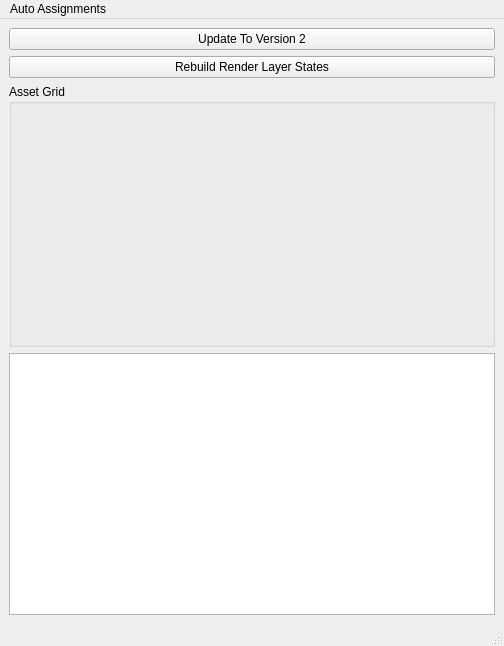
<?xml version="1.0" encoding="UTF-8"?>
<ui version="4.0">
 <class>Vray_Scene_States_Viewer</class>
 <widget class="Vray_Scene_States_Viewer_MainWindow" name="Vray_Scene_States_Viewer">
  <property name="geometry">
   <rect>
    <x>0</x>
    <y>0</y>
    <width>504</width>
    <height>646</height>
   </rect>
  </property>
  <property name="windowTitle">
   <string>MainWindow</string>
  </property>
  <widget class="QWidget" name="centralwidget">
   <layout class="QVBoxLayout" name="verticalLayout_3">
    <item>
     <widget class="QPushButton" name="Update_Button">
      <property name="text">
       <string>Update To Version 2</string>
      </property>
     </widget>
    </item>
    <item>
     <widget class="QPushButton" name="rebuild_Render_layer_states_button">
      <property name="text">
       <string>Rebuild Render Layer States</string>
      </property>
     </widget>
    </item>
    <item>
     <widget class="QGroupBox" name="Asset_Grid_groupBox">
      <property name="sizePolicy">
       <sizepolicy hsizetype="Expanding" vsizetype="Expanding">
        <horstretch>0</horstretch>
        <verstretch>0</verstretch>
       </sizepolicy>
      </property>
      <property name="minimumSize">
       <size>
        <width>0</width>
        <height>100</height>
       </size>
      </property>
      <property name="title">
       <string>Asset Grid</string>
      </property>
      <layout class="QVBoxLayout" name="verticalLayout_2">
       <item>
        <widget class="Asset_Grid" name="Asset_Grid_widget" native="true">
         <property name="baseSize">
          <size>
           <width>0</width>
           <height>100</height>
          </size>
         </property>
        </widget>
       </item>
      </layout>
     </widget>
    </item>
    <item>
     <widget class="Asset_Tree_View" name="entity_tree_view">
      <property name="editTriggers">
       <set>QAbstractItemView::NoEditTriggers</set>
      </property>
     </widget>
    </item>
   </layout>
  </widget>
  <widget class="QMenuBar" name="menubar">
   <property name="geometry">
    <rect>
     <x>0</x>
     <y>0</y>
     <width>504</width>
     <height>26</height>
    </rect>
   </property>
   <widget class="QMenu" name="menuAuto_Assignments">
    <property name="title">
     <string>Auto Assignments</string>
    </property>
    <addaction name="actionSet_State_By_Name"/>
   </widget>
   <addaction name="menuAuto_Assignments"/>
  </widget>
  <widget class="QStatusBar" name="statusbar"/>
  <action name="actionSet_State_By_Name">
   <property name="text">
    <string>Set State By Name</string>
   </property>
  </action>
 </widget>
 <customwidgets>
  <customwidget>
   <class>Asset_Tree_View</class>
   <extends>QTreeView</extends>
   <header>Scripts.Tools.Vray_Scene_States_Manager.Custom_Widgets</header>
   <slots>
    <signal>ACTIVE_PROXY_INDEX_CHANGED(QModelIndex*)</signal>
    <signal>ACTIVE_INDEX_CHANGED(QModelIndex*)</signal>
    <signal>ACTIVE_ITEM_CHANGED(QStandardItem*)</signal>
    <slot>_run_setup(QMainWindow*)</slot>
   </slots>
  </customwidget>
  <customwidget>
   <class>Asset_Grid</class>
   <extends>QWidget</extends>
   <header>Scripts.Tools.Vray_Scene_States_Manager.Custom_Widgets</header>
   <container>1</container>
   <slots>
    <slot>rebuild_grid(QStandardItem*)</slot>
   </slots>
  </customwidget>
  <customwidget>
   <class>Vray_Scene_States_Viewer_MainWindow</class>
   <extends>QMainWindow</extends>
   <header>Scripts.Tools.Vray_Scene_States_Manager</header>
   <container>1</container>
  </customwidget>
 </customwidgets>
 <resources/>
 <connections/>
 <slots>
  <slot>Assine_Overide_State_To_Render_Layer_With_Matching_Name()</slot>
 </slots>
</ui>
